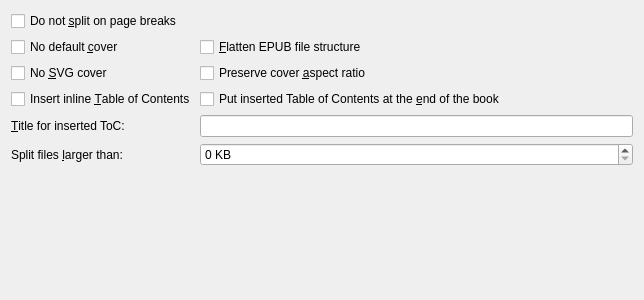
<?xml version="1.0" encoding="UTF-8"?>
<ui version="4.0">
 <class>Form</class>
 <widget class="QWidget" name="Form">
  <property name="geometry">
   <rect>
    <x>0</x>
    <y>0</y>
    <width>644</width>
    <height>300</height>
   </rect>
  </property>
  <property name="windowTitle">
   <string>Form</string>
  </property>
  <layout class="QGridLayout" name="gridLayout">
   <item row="2" column="1">
    <widget class="QCheckBox" name="opt_preserve_cover_aspect_ratio">
     <property name="text">
      <string>Preserve cover &amp;aspect ratio</string>
     </property>
    </widget>
   </item>
   <item row="5" column="0">
    <widget class="QLabel" name="label">
     <property name="text">
      <string>Split files &amp;larger than:</string>
     </property>
     <property name="buddy">
      <cstring>opt_flow_size</cstring>
     </property>
    </widget>
   </item>
   <item row="5" column="1">
    <widget class="QSpinBox" name="opt_flow_size">
     <property name="suffix">
      <string> KB</string>
     </property>
     <property name="minimum">
      <number>0</number>
     </property>
     <property name="maximum">
      <number>1000000</number>
     </property>
     <property name="singleStep">
      <number>20</number>
     </property>
    </widget>
   </item>
   <item row="6" column="0">
    <spacer name="verticalSpacer">
     <property name="orientation">
      <enum>Qt::Vertical</enum>
     </property>
     <property name="sizeHint" stdset="0">
      <size>
       <width>20</width>
       <height>262</height>
      </size>
     </property>
    </spacer>
   </item>
   <item row="1" column="0">
    <widget class="QCheckBox" name="opt_no_default_epub_cover">
     <property name="text">
      <string>No default &amp;cover</string>
     </property>
    </widget>
   </item>
   <item row="2" column="0">
    <widget class="QCheckBox" name="opt_no_svg_cover">
     <property name="text">
      <string>No &amp;SVG cover</string>
     </property>
    </widget>
   </item>
   <item row="3" column="0">
    <widget class="QCheckBox" name="opt_epub_inline_toc">
     <property name="text">
      <string>Insert inline &amp;Table of Contents</string>
     </property>
    </widget>
   </item>
   <item row="0" column="0" colspan="2">
    <widget class="QCheckBox" name="opt_dont_split_on_page_breaks">
     <property name="text">
      <string>Do not &amp;split on page breaks</string>
     </property>
    </widget>
   </item>
   <item row="3" column="1">
    <widget class="QCheckBox" name="opt_epub_toc_at_end">
     <property name="text">
      <string>Put inserted Table of Contents at the &amp;end of the book</string>
     </property>
    </widget>
   </item>
   <item row="1" column="1">
    <widget class="QCheckBox" name="opt_epub_flatten">
     <property name="text">
      <string>&amp;Flatten EPUB file structure</string>
     </property>
    </widget>
   </item>
   <item row="4" column="0">
    <widget class="QLabel" name="label_2">
     <property name="text">
      <string>&amp;Title for inserted ToC:</string>
     </property>
     <property name="buddy">
      <cstring>opt_toc_title</cstring>
     </property>
    </widget>
   </item>
   <item row="4" column="1">
    <widget class="QLineEdit" name="opt_toc_title"/>
   </item>
  </layout>
 </widget>
 <resources/>
 <connections>
  <connection>
   <sender>opt_no_svg_cover</sender>
   <signal>toggled(bool)</signal>
   <receiver>opt_preserve_cover_aspect_ratio</receiver>
   <slot>setDisabled(bool)</slot>
   <hints>
    <hint type="sourcelabel">
     <x>81</x>
     <y>73</y>
    </hint>
    <hint type="destinationlabel">
     <x>237</x>
     <y>68</y>
    </hint>
   </hints>
  </connection>
 </connections>
</ui>
